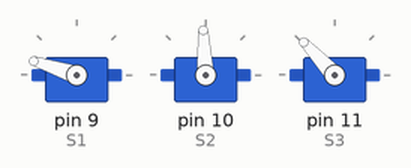
This sketch was run on a simulated Arduino Uno, built with avr-gcc and run on an emulated ATmega328P. Parts: 3 × servo.

Above: at 0.05 s.
At 0.45 s:
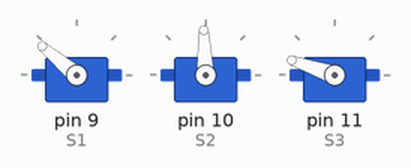
At 0.9 s:
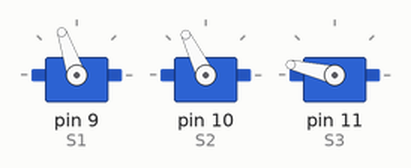
At 1.8 s:
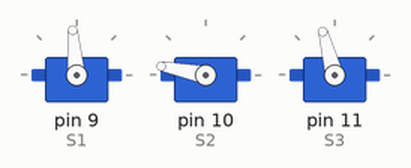
At 2.65 s:
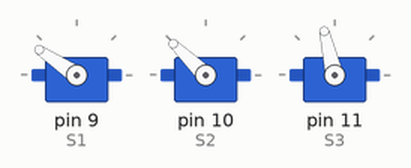
At 3.55 s:
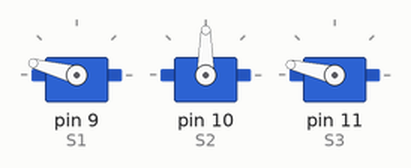
Timing chart, 0 to 8.2 s (numbered marks = the images above):
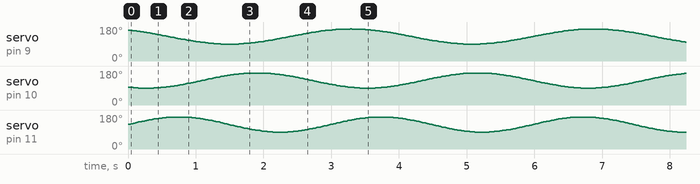

The sketch:

simple-delta.ino
```cpp
#include <Servo.h>

#define S1 9
#define S2 10
#define S3 11

Servo s1,s2,s3;

float PI3 = 2.0*PI/3.0;


void setup() {

  s1.attach(S1);
  s2.attach(S2);
  s3.attach(S3);

//  s1.write(0);
//  s2.write(0);
//  s3.write(0);

}

int max_a = 170;
int min_a = 90;
void loop() {
  static float a = 0.0;
  a+=0.01;

  int a1,a2,a3;

  a1 = min_a+(1.0+sin(a+  PI3))/2.0*(max_a-min_a);
  a2 = min_a+(1.0+sin(a*1.1+2*PI3))/2.0*(max_a-min_a);
  a3 = min_a+(1.0+sin(a*1.2      ))/2.0*(max_a-min_a);

  s1.write(a1);
  s2.write(a2);
  s3.write(a3);
  delay(5);

}
```
